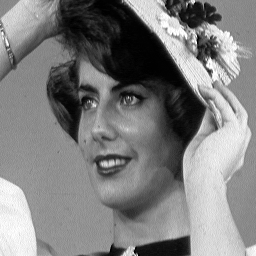
%> input picture Lena.bmp, 256 x 256 px
$ octave ROF_model.m   (GNU Octave 9; MATLAB toolbox functions it lacks are replaced by stand-ins)
%> lines starting %> are read from the running program, lines starting %| are printed output that depends on the picture
% This code implements the Rudin-Osher-Fatemi model
% We discretize the model using the method presented in the following
% http://www.math.ucla.edu/~lvese/285j.1.05s/ROFScheme.pdf


% img: original image
% f: image with noise
% u: denoised image

% PREPROCESSING
% Load image in BMP format
img = imread('Lena.bmp'); % Do not use double quote
%> img is the input picture: size 256x256 uint8; min 0, max 255, mean 127.2
img = double(img); % Convert to double so you can add noise later
%> img: size 256x256 double
[M, N] =size(img);
%> M = 256; N = 256

% Display image with scaled colors
%imagesc(img);
%axis image;
%axis off;
%colormap(gray);

% Generate noise
noise = rand(size(img));
f = img + 30*noise; % If multiply by 1 then the noise is too small to notice
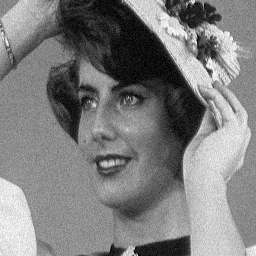
%> f: size 256x256 double; min 1.02, max 284.9, mean 142.1; drawn with min black and max white

%imagesc(f);
%axis image;
%axis off;
%colormap(gray);


% NOISE REDUCTION
% Implement the boundary condition
% You can use padarray() if your Matlab has this function
u = zeros(size(f)+2);
u(2:size(u)-1,1) = f(:,1); % First column
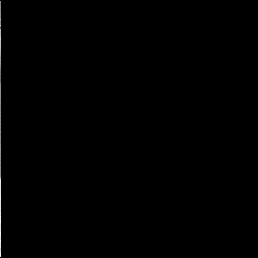
%> u: size 258x258 double; min 0, max 280.6, mean 0.7; drawn with min black and max white
u(2:size(u)-1,size(u,2)) = f(:,size(f,2)); % Last column
u(1,2:size(u,2)-1) = f(1,:); % First row
u(size(u,1),2:size(u,2)-1) = f(size(f,1),:); % Last row
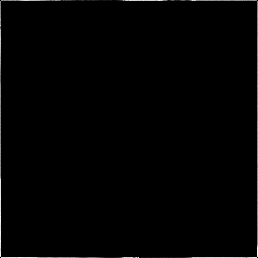
%> u: size 258x258 double; min 0, max 280.6, mean 2.4; drawn with min black and max white
for i = 2:size(u)-1
    u(2:size(u)-1,i) = f(:,i-1);
end
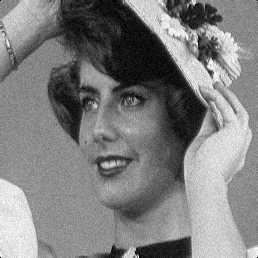
%> u: size 258x258 double; min 0, max 284.9, mean 142.4; drawn with min black and max white

% Pad f to let size(f) = size(u)
f_pad = zeros(size(f)+2);
f_pad(2:size(f_pad)-1,1) = f(:,1); % First column
f_pad(2:size(f_pad)-1,size(f_pad,2)) = f(:,size(f,2)); % Last column
f_pad(1,2:size(f_pad,2)-1) = f(1,:); % First row
f_pad(size(f_pad,1),2:size(f_pad,2)-1) = f(size(f,1),:); % Last row
for i = 2:size(f_pad)-1
    f_pad(2:size(f_pad)-1,i) = f(:,i-1);
end

% Pad img
img_pad = zeros(size(img)+2);
img_pad(2:size(img_pad)-1,1) = img(:,1); % First column
img_pad(2:size(img_pad)-1,size(img_pad,2)) = img(:,size(img,2)); % Last column
img_pad(1,2:size(img_pad,2)-1) = img(1,:); % First row
img_pad(size(img_pad,1),2:size(img_pad,2)-1) = img(size(img,1),:); % Last row
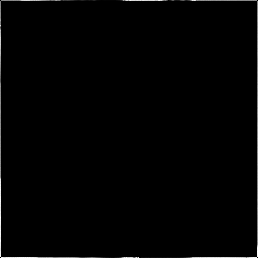
%> img_pad: size 258x258 double; min 0, max 255, mean 2.2
for i = 2:size(img_pad)-1
    img_pad(2:size(img_pad)-1,i) = img(:,i-1);
end
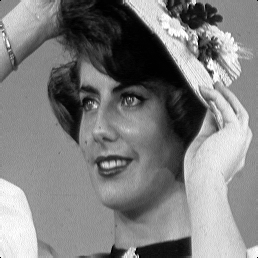
%> img_pad: size 258x258 double; min 0, max 255, mean 127.4

% Implement the scheme for interior points
% Test for different lambda values
figure;

%> (the run ends here)
